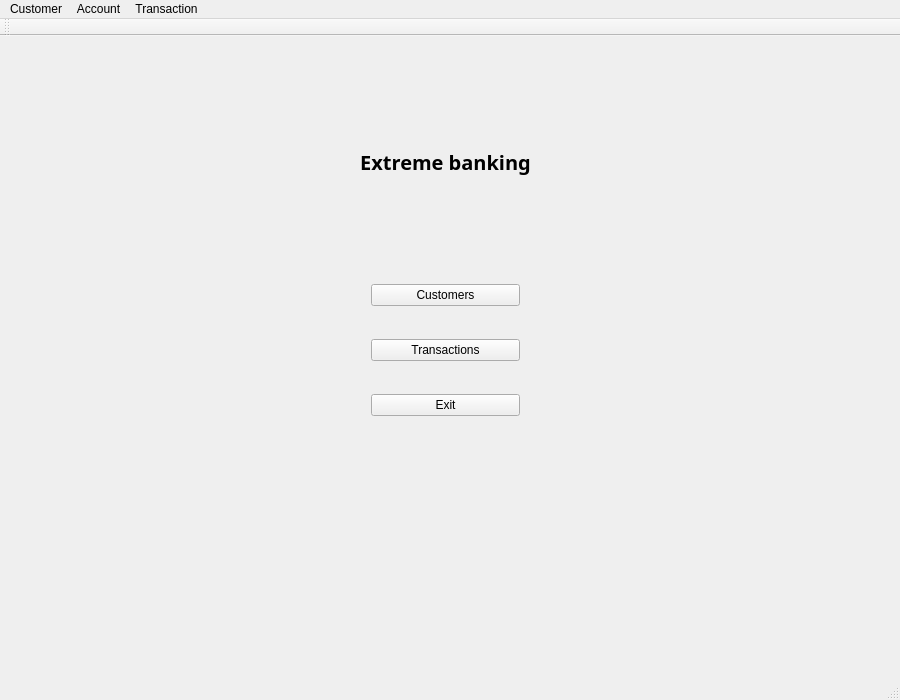
<?xml version="1.0" encoding="UTF-8"?>
<ui version="4.0">
 <class>MainWindow</class>
 <widget class="QMainWindow" name="MainWindow">
  <property name="geometry">
   <rect>
    <x>0</x>
    <y>0</y>
    <width>900</width>
    <height>700</height>
   </rect>
  </property>
  <property name="minimumSize">
   <size>
    <width>900</width>
    <height>700</height>
   </size>
  </property>
  <property name="maximumSize">
   <size>
    <width>900</width>
    <height>700</height>
   </size>
  </property>
  <property name="windowTitle">
   <string>MainWindow</string>
  </property>
  <widget class="QWidget" name="centralWidget">
   <widget class="QLabel" name="label">
    <property name="geometry">
     <rect>
      <x>230</x>
      <y>90</y>
      <width>431</width>
      <height>71</height>
     </rect>
    </property>
    <property name="font">
     <font>
      <family>Waree</family>
      <pointsize>15</pointsize>
      <weight>75</weight>
      <bold>true</bold>
     </font>
    </property>
    <property name="text">
     <string>Extreme banking</string>
    </property>
    <property name="alignment">
     <set>Qt::AlignCenter</set>
    </property>
   </widget>
   <widget class="QWidget" name="layoutWidget">
    <property name="geometry">
     <rect>
      <x>360</x>
      <y>210</y>
      <width>171</width>
      <height>211</height>
     </rect>
    </property>
    <layout class="QVBoxLayout" name="verticalLayout">
     <item>
      <widget class="QPushButton" name="buttonCustomers">
       <property name="text">
        <string>Customers</string>
       </property>
      </widget>
     </item>
     <item>
      <widget class="QPushButton" name="buttonTransactions">
       <property name="text">
        <string>Transactions</string>
       </property>
      </widget>
     </item>
     <item>
      <widget class="QPushButton" name="exitButton">
       <property name="text">
        <string>Exit</string>
       </property>
      </widget>
     </item>
    </layout>
   </widget>
   <zorder>layoutWidget</zorder>
   <zorder>label</zorder>
  </widget>
  <widget class="QMenuBar" name="menuBar">
   <property name="geometry">
    <rect>
     <x>0</x>
     <y>0</y>
     <width>900</width>
     <height>21</height>
    </rect>
   </property>
   <property name="nativeMenuBar">
    <bool>false</bool>
   </property>
   <widget class="QMenu" name="menuCustomer">
    <property name="title">
     <string>Customer</string>
    </property>
    <addaction name="actionNew"/>
    <addaction name="actionDelete"/>
   </widget>
   <widget class="QMenu" name="menuAccount">
    <property name="title">
     <string>Account</string>
    </property>
    <addaction name="actionNew_2"/>
    <addaction name="actionDelete_2"/>
   </widget>
   <widget class="QMenu" name="menuTransaction">
    <property name="title">
     <string>Transaction</string>
    </property>
   </widget>
   <widget class="QMenu" name="menuExit">
    <property name="title">
     <string/>
    </property>
   </widget>
   <addaction name="menuCustomer"/>
   <addaction name="menuAccount"/>
   <addaction name="menuTransaction"/>
   <addaction name="menuExit"/>
  </widget>
  <widget class="QToolBar" name="mainToolBar">
   <attribute name="toolBarArea">
    <enum>TopToolBarArea</enum>
   </attribute>
   <attribute name="toolBarBreak">
    <bool>false</bool>
   </attribute>
  </widget>
  <widget class="QStatusBar" name="statusBar"/>
  <action name="actionNew">
   <property name="text">
    <string>New Customer</string>
   </property>
  </action>
  <action name="actionDelete">
   <property name="text">
    <string>Delete Customer</string>
   </property>
  </action>
  <action name="actionNew_2">
   <property name="text">
    <string>New Account</string>
   </property>
  </action>
  <action name="actionDelete_2">
   <property name="text">
    <string>Delete Account</string>
   </property>
  </action>
 </widget>
 <layoutdefault spacing="6" margin="11"/>
 <resources/>
 <connections/>
</ui>
